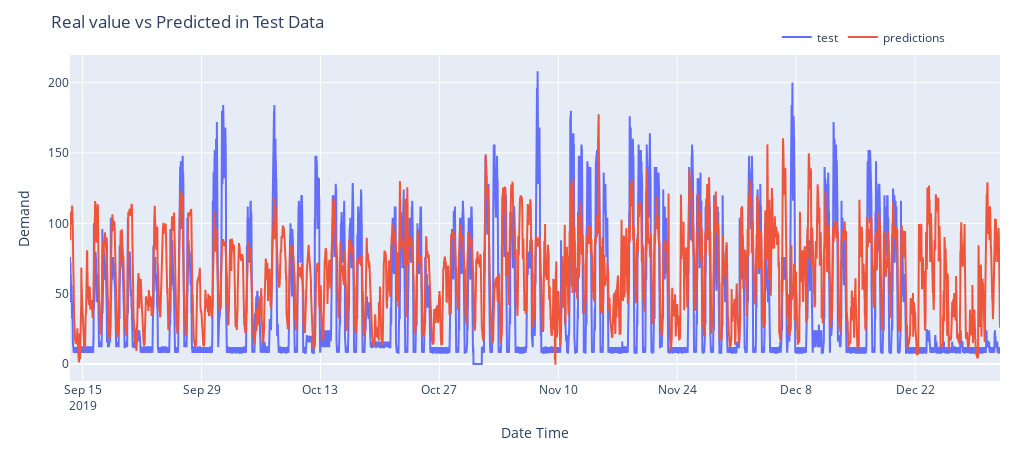

Source (notebook cell):
### Code cell
plotPredictions(X_test_dates, predictions.flatten(), y_test.flatten())

### Figure 1 — Plotly figure (JSON) as saved in the notebook; plotly's stock layout.template omitted (floating-point values rounded to 4 significant figures; data arrays with more than 128 entries replaced by an {"elided": "..."} marker saying what was removed)
{"data": [{"mode": "lines", "name": "test", "type": "scatter", "x": {"elided": "10512 str values"}, "y": {"elided": "10512 int values"}}, {"mode": "lines", "name": "predictions", "type": "scatter", "x": {"elided": "10512 str values"}, "y": {"elided": "10512 float values"}}], "layout": {"height": 450, "legend": {"orientation": "h", "x": 0.76, "xanchor": "left", "y": 1.1, "yanchor": "top"}, "margin": {"b": 20, "l": 70, "r": 20, "t": 55}, "title": {"text": "Real value vs Predicted in Test Data"}, "width": 1020, "xaxis": {"title": {"text": "Date Time"}}, "yaxis": {"title": {"text": "Demand"}}}}
